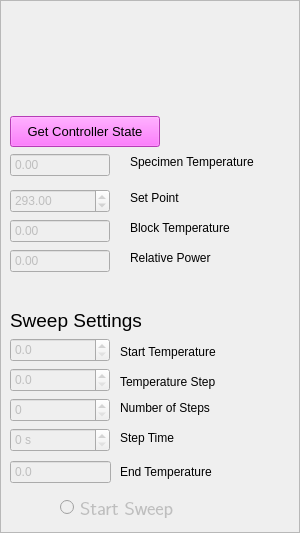
     <widget class="QFrame" name="frame">
      <property name="sizePolicy">
       <sizepolicy hsizetype="Fixed" vsizetype="Preferred">
        <horstretch>0</horstretch>
        <verstretch>0</verstretch>
       </sizepolicy>
      </property>
      <property name="minimumSize">
       <size>
        <width>300</width>
        <height>0</height>
       </size>
      </property>
      <property name="maximumSize">
       <size>
        <width>250</width>
        <height>16777215</height>
       </size>
      </property>
      <property name="frameShape">
       <enum>QFrame::StyledPanel</enum>
      </property>
      <property name="frameShadow">
       <enum>QFrame::Raised</enum>
      </property>
      <widget class="QDoubleSpinBox" name="Tkc">
       <property name="enabled">
        <bool>false</bool>
       </property>
       <property name="geometry">
        <rect>
         <x>10</x>
         <y>153</y>
         <width>100</width>
         <height>24</height>
        </rect>
       </property>
       <property name="minimumSize">
        <size>
         <width>100</width>
         <height>0</height>
        </size>
       </property>
       <property name="readOnly">
        <bool>true</bool>
       </property>
       <property name="buttonSymbols">
        <enum>QAbstractSpinBox::NoButtons</enum>
       </property>
       <property name="maximum">
        <double>1100.000000000000000</double>
       </property>
      </widget>
      <widget class="QDoubleSpinBox" name="setPt">
       <property name="enabled">
        <bool>false</bool>
       </property>
       <property name="geometry">
        <rect>
         <x>10</x>
         <y>189</y>
         <width>100</width>
         <height>24</height>
        </rect>
       </property>
       <property name="minimumSize">
        <size>
         <width>100</width>
         <height>0</height>
        </size>
       </property>
       <property name="keyboardTracking">
        <bool>false</bool>
       </property>
       <property name="minimum">
        <double>252.000000000000000</double>
       </property>
       <property name="maximum">
        <double>373.000000000000000</double>
       </property>
       <property name="value">
        <double>293.000000000000000</double>
       </property>
      </widget>
      <widget class="QLabel" name="label_2">
       <property name="geometry">
        <rect>
         <x>130</x>
         <y>190</y>
         <width>54</width>
         <height>16</height>
        </rect>
       </property>
       <property name="text">
        <string>Set Point</string>
       </property>
      </widget>
      <widget class="QDoubleSpinBox" name="bT">
       <property name="enabled">
        <bool>false</bool>
       </property>
       <property name="geometry">
        <rect>
         <x>10</x>
         <y>219</y>
         <width>100</width>
         <height>24</height>
        </rect>
       </property>
       <property name="minimumSize">
        <size>
         <width>100</width>
         <height>0</height>
        </size>
       </property>
       <property name="readOnly">
        <bool>true</bool>
       </property>
       <property name="buttonSymbols">
        <enum>QAbstractSpinBox::NoButtons</enum>
       </property>
       <property name="maximum">
        <double>1023.000000000000000</double>
       </property>
      </widget>
      <widget class="QLabel" name="label_3">
       <property name="geometry">
        <rect>
         <x>130</x>
         <y>220</y>
         <width>115</width>
         <height>16</height>
        </rect>
       </property>
       <property name="text">
        <string>Block Temperature</string>
       </property>
      </widget>
      <widget class="QDoubleSpinBox" name="rP">
       <property name="enabled">
        <bool>false</bool>
       </property>
       <property name="geometry">
        <rect>
         <x>10</x>
         <y>249</y>
         <width>100</width>
         <height>24</height>
        </rect>
       </property>
       <property name="minimumSize">
        <size>
         <width>100</width>
         <height>0</height>
        </size>
       </property>
       <property name="readOnly">
        <bool>true</bool>
       </property>
       <property name="buttonSymbols">
        <enum>QAbstractSpinBox::NoButtons</enum>
       </property>
      </widget>
      <widget class="QLabel" name="label_4">
       <property name="geometry">
        <rect>
         <x>130</x>
         <y>250</y>
         <width>90</width>
         <height>16</height>
        </rect>
       </property>
       <property name="text">
        <string>Relative Power</string>
       </property>
      </widget>
      <widget class="QLabel" name="swSet">
       <property name="geometry">
        <rect>
         <x>10</x>
         <y>309</y>
         <width>147</width>
         <height>23</height>
        </rect>
       </property>
       <property name="sizePolicy">
        <sizepolicy hsizetype="Preferred" vsizetype="Fixed">
         <horstretch>0</horstretch>
         <verstretch>0</verstretch>
        </sizepolicy>
       </property>
       <property name="font">
        <font>
         <pointsize>14</pointsize>
        </font>
       </property>
       <property name="text">
        <string>Sweep Settings</string>
       </property>
      </widget>
      <widget class="QDoubleSpinBox" name="Tstart">
       <property name="enabled">
        <bool>false</bool>
       </property>
       <property name="geometry">
        <rect>
         <x>10</x>
         <y>338</y>
         <width>100</width>
         <height>24</height>
        </rect>
       </property>
       <property name="minimumSize">
        <size>
         <width>100</width>
         <height>0</height>
        </size>
       </property>
       <property name="decimals">
        <number>1</number>
       </property>
       <property name="maximum">
        <double>1023.000000000000000</double>
       </property>
      </widget>
      <widget class="QLabel" name="label_5">
       <property name="geometry">
        <rect>
         <x>120</x>
         <y>344</y>
         <width>112</width>
         <height>16</height>
        </rect>
       </property>
       <property name="text">
        <string>Start Temperature</string>
       </property>
      </widget>
      <widget class="QSpinBox" name="nStep">
       <property name="enabled">
        <bool>false</bool>
       </property>
       <property name="geometry">
        <rect>
         <x>10</x>
         <y>398</y>
         <width>100</width>
         <height>24</height>
        </rect>
       </property>
       <property name="minimumSize">
        <size>
         <width>100</width>
         <height>0</height>
        </size>
       </property>
       <property name="maximum">
        <number>1023</number>
       </property>
      </widget>
      <widget class="QLabel" name="label">
       <property name="geometry">
        <rect>
         <x>130</x>
         <y>150</y>
         <width>151</width>
         <height>24</height>
        </rect>
       </property>
       <property name="text">
        <string>Specimen Temperature</string>
       </property>
      </widget>
      <widget class="QRadioButton" name="sSw">
       <property name="enabled">
        <bool>false</bool>
       </property>
       <property name="geometry">
        <rect>
         <x>60</x>
         <y>490</y>
         <width>119</width>
         <height>34</height>
        </rect>
       </property>
       <property name="font">
        <font>
         <family>LM Sans 12</family>
         <pointsize>14</pointsize>
         <weight>50</weight>
         <bold>false</bold>
        </font>
       </property>
       <property name="text">
        <string>Start Sweep</string>
       </property>
       <property name="iconSize">
        <size>
         <width>64</width>
         <height>64</height>
        </size>
       </property>
      </widget>
      <widget class="QPushButton" name="updtT">
       <property name="geometry">
        <rect>
         <x>10</x>
         <y>116</y>
         <width>150</width>
         <height>31</height>
        </rect>
       </property>
       <property name="minimumSize">
        <size>
         <width>150</width>
         <height>0</height>
        </size>
       </property>
       <property name="maximumSize">
        <size>
         <width>100</width>
         <height>16777215</height>
        </size>
       </property>
       <property name="font">
        <font>
         <pointsize>10</pointsize>
        </font>
       </property>
       <property name="autoFillBackground">
        <bool>false</bool>
       </property>
       <property name="styleSheet">
        <string notr="true">background-color: rgb(255, 85, 255);
color: rgb(0, 0, 0);</string>
       </property>
       <property name="text">
        <string>Get Controller State</string>
       </property>
      </widget>
      <widget class="QDoubleSpinBox" name="Tstep">
       <property name="enabled">
        <bool>false</bool>
       </property>
       <property name="geometry">
        <rect>
         <x>10</x>
         <y>368</y>
         <width>100</width>
         <height>24</height>
        </rect>
       </property>
       <property name="minimumSize">
        <size>
         <width>100</width>
         <height>0</height>
        </size>
       </property>
       <property name="decimals">
        <number>1</number>
       </property>
       <property name="maximum">
        <double>200.000000000000000</double>
       </property>
      </widget>
      <widget class="QLabel" name="label_6">
       <property name="geometry">
        <rect>
         <x>120</x>
         <y>374</y>
         <width>110</width>
         <height>16</height>
        </rect>
       </property>
       <property name="text">
        <string>Temperature Step</string>
       </property>
      </widget>
      <widget class="QSpinBox" name="Stime">
       <property name="enabled">
        <bool>false</bool>
       </property>
       <property name="geometry">
        <rect>
         <x>10</x>
         <y>428</y>
         <width>100</width>
         <height>24</height>
        </rect>
       </property>
       <property name="minimumSize">
        <size>
         <width>100</width>
         <height>0</height>
        </size>
       </property>
       <property name="suffix">
        <string> s</string>
       </property>
       <property name="maximum">
        <number>1023</number>
       </property>
      </widget>
      <widget class="QLabel" name="label_7">
       <property name="geometry">
        <rect>
         <x>120</x>
         <y>400</y>
         <width>101</width>
         <height>16</height>
        </rect>
       </property>
       <property name="text">
        <string>Number of Steps</string>
       </property>
      </widget>
      <widget class="QLabel" name="label_8">
       <property name="geometry">
        <rect>
         <x>120</x>
         <y>430</y>
         <width>61</width>
         <height>16</height>
        </rect>
       </property>
       <property name="text">
        <string>Step Time</string>
       </property>
      </widget>
      <widget class="QDoubleSpinBox" name="EndT">
       <property name="enabled">
        <bool>false</bool>
       </property>
       <property name="geometry">
        <rect>
         <x>10</x>
         <y>460</y>
         <width>101</width>
         <height>24</height>
        </rect>
       </property>
       <property name="readOnly">
        <bool>true</bool>
       </property>
       <property name="buttonSymbols">
        <enum>QAbstractSpinBox::NoButtons</enum>
       </property>
       <property name="decimals">
        <number>1</number>
       </property>
       <property name="maximum">
        <double>1100.000000000000000</double>
       </property>
      </widget>
      <widget class="QLabel" name="label_9">
       <property name="geometry">
        <rect>
         <x>120</x>
         <y>464</y>
         <width>121</width>
         <height>16</height>
        </rect>
       </property>
       <property name="text">
        <string>End Temperature</string>
       </property>
      </widget>
     </widget>
